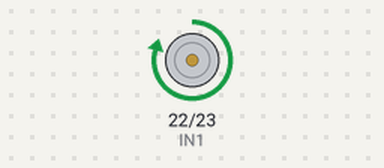
The sketch below on a simulated Arduino Mega 2560, built with avr-gcc and run on an emulated ATmega2560. On the bench: motor-driver pin pairs drawn as motors (green arrow = first pin HIGH = forward, orange = second pin HIGH = backward, longer = more drive, scaled by the enable pin).

Above: at 1.0 s.
At 2.2 s:
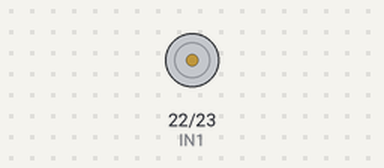
At 3.5 s:
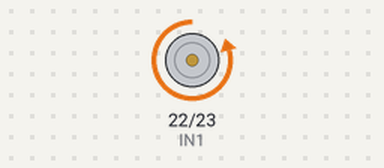
Timing chart, 0 to 5.9 s (numbered marks = the images above):
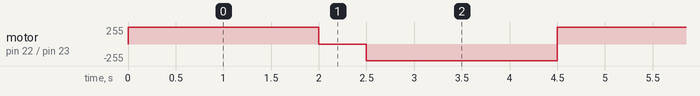

The sketch:

MotorDriving1.ino
```cpp
#define PWM 5  // Motor Driver PWM Pin
#define IN1 22  // Motor Driver Direction Pin 1
#define IN2 23  // Motor Driver Direction Pin 2

void setup() {
  // Pins Modes Determination
  pinMode(PWM,OUTPUT);
  pinMode(IN1,OUTPUT);
  pinMode(IN2,OUTPUT);
}

void loop(){
  analogWrite(PWM,250);
  digitalWrite(IN1,HIGH);
  digitalWrite(IN2,LOW);
  delay(2000);
  analogWrite(PWM,0);
  digitalWrite(IN1,LOW);
  digitalWrite(IN2,LOW);
  delay(500);
  analogWrite(PWM,250);
  digitalWrite(IN1,LOW);
  digitalWrite(IN2,HIGH);
  delay(2000);
}
```

Measured:
- by itself, motor on pin 22 (IN1) / pin 23 (IN2): repeats every 4.5 s: stopped 0.50 s, backward 250/255 2.0 s, forward 250/255 2.0 s
